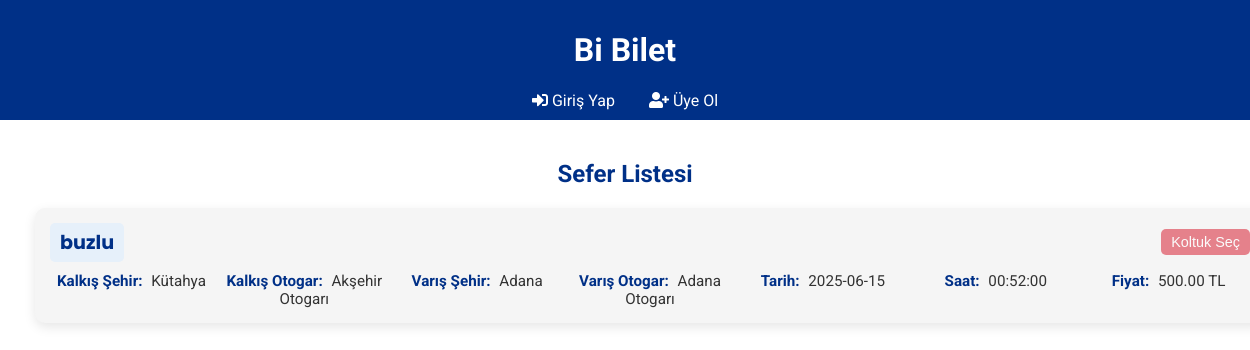
Page /panel/seferler.php?kalkis_id=315 on the committed database.
### tables this page shows
CREATE TABLE `firma_seferler` (
  `id` int(11) NOT NULL,
  `firma_id` int(11) NOT NULL,
  `kalkis_sehir` int(11) NOT NULL,
  `kalkis_otogar` int(11) NOT NULL,
  `varis_sehir` int(11) NOT NULL,
  `varis_otogar` int(11) NOT NULL,
  `tarih` date NOT NULL,
  `saat` time NOT NULL,
  `fiyat` decimal(10,2) NOT NULL
);

CREATE TABLE `firmalar` (
  `id` int(11) NOT NULL,
  `firma_adi` varchar(100) NOT NULL,
  `email` varchar(100) NOT NULL,
  `sifre` varchar(255) NOT NULL,
  `created_at` timestamp NOT NULL DEFAULT current_timestamp()
);

CREATE TABLE `sehirler` (
  `id` int(11) NOT NULL,
  `sehir_adi` varchar(50) NOT NULL
);

CREATE TABLE `otogarlar` (
  `id` int(11) NOT NULL,
  `sehir_id` int(11) NOT NULL,
  `otogar_adi` varchar(100) NOT NULL,
  `sehir_adi` varchar(100) NOT NULL
);

### panel/seferler.php (the view, shortened to what this page needs)
<?php
require '../db/baglanti.php';
try {
    $kalkis_id = isset($_GET['kalkis_id']) ? (int)$_GET['kalkis_id'] : null;
    $varis_id = isset($_GET['varis_id']) ? (int)$_GET['varis_id'] : null;
    $tarih = isset($_GET['tarih']) ? $_GET['tarih'] : null;
    $sql = "SELECT fs.*, s1.sehir_adi AS kalkis_sehir_adi, s2.sehir_adi AS varis_sehir_adi,
            o1.otogar_adi AS kalkis_otogar_adi, o2.otogar_adi AS varis_otogar_adi,
            f.firma_adi AS firma_adi
            FROM firma_seferler fs
            JOIN sehirler s1 ON fs.kalkis_sehir = s1.id
            JOIN sehirler s2 ON fs.varis_sehir = s2.id
            JOIN otogarlar o1 ON fs.kalkis_otogar = o1.id
            JOIN otogarlar o2 ON fs.varis_otogar = o2.id
            LEFT JOIN firmalar f ON fs.firma_id = f.id
            WHERE (:kalkis_id IS NULL OR fs.kalkis_otogar = :kalkis_id)
            AND (:varis_id IS NULL OR fs.varis_otogar = :varis_id)
            AND (:tarih IS NULL OR fs.tarih = :tarih)
            ORDER BY fs.saat ASC";
    $stmt = $conn->prepare($sql);
    $stmt->execute([
        'kalkis_id' => $kalkis_id,
        'varis_id' => $varis_id,
        'tarih' => $tarih
    ]);
    $seferler = $stmt->fetchAll(PDO::FETCH_ASSOC);
} catch (PDOException $e) {
    echo "<script>alert('Veritabanı hatası oluştu. Lütfen daha sonra tekrar deneyin.');</script>";
    exit();
}
?>
<!DOCTYPE html>
<html lang="tr">
<head>
    <link rel="stylesheet" href="https://cdnjs.cloudflare.com/ajax/libs/font-awesome/5.15.4/css/all.min.css">
    <link rel="stylesheet" href="../css/seferler.css">
</head>
<body>
    <header>
        <h1>Bi Bilet</h1>
        <nav>
            <?php if (isset($_SESSION['user_type'])): ?>
                <?php if ($_SESSION['user_type'] === 'musteri'): ?>
                    <a href="kullanici-paneli.php"><i class="fas fa-user"></i> Hesabım</a>
                <?php elseif ($_SESSION['user_type'] === 'firma'): ?>
                    <a href="firma-panel.php"><i class="fas fa-user"></i> Hesabım</a>
                <?php endif; ?>
            <?php else: ?>
                <a href="../uye/giris-yap.php"><i class="fas fa-sign-in-alt"></i> Giriş Yap</a>
                <a href="../uye/kayit-ol.php"><i class="fas fa-user-plus"></i> Üye Ol</a>
            <?php endif; ?>
        </nav>
    </header>
    <main>
        <h2>Sefer Listesi</h2>
        <?php if (empty($seferler)): ?>
            <p class="no-sefer">Bu kriterlere uygun sefer bulunamadı.</p>
        <?php else: ?>
            <div class="sefer-container" id="seferContainer">
                <?php foreach ($seferler as $sefer): ?>
                    <div class="sefer-card" data-sefer-id="<?php echo $sefer['id']; ?>">
                        <div class="sefer-header">
                            <div class="firma-box">
                                <span class="firma-adi"><?php echo htmlspecialchars($sefer['firma_adi'] ?? 'Bilinmeyen Firma'); ?></span>
                            </div>
                            <button class="koltuk-sec-btn" data-sefer-id="<?php echo $sefer['id']; ?>">Koltuk Seç</button>
                        </div>
                        <div class="sefer-details">
                            <div class="detail-item">
                                <span class="label">Kalkış Şehir:</span>
                                <span class="value"><?php echo htmlspecialchars($sefer['kalkis_sehir_adi']); ?></span>
                            </div>
                            <div class="detail-item">
                                <span class="label">Kalkış Otogar:</span>
                                <span class="value"><?php echo htmlspecialchars($sefer['kalkis_otogar_adi']); ?></span>
                            </div>
                            <div class="detail-item">
                                <span class="label">Varış Şehir:</span>
                                <span class="value"><?php echo htmlspecialchars($sefer['varis_sehir_adi']); ?></span>
                            </div>
                            <div class="detail-item">
                                <span class="label">Varış Otogar:</span>
                                <span class="value"><?php echo htmlspecialchars($sefer['varis_otogar_adi']); ?></span>
                            </div>
                            <div class="detail-item">
                                <span class="label">Tarih:</span>
                                <span class="value"><?php echo htmlspecialchars($sefer['tarih']); ?></span>
                            </div>
                            <div class="detail-item">
                                <span class="label">Saat:</span>
                                <span class="value"><?php echo htmlspecialchars($sefer['saat']); ?></span>
                            </div>
                            <div class="detail-item">
                                <span class="label">Fiyat:</span>
                                <span class="value"><?php echo htmlspecialchars($sefer['fiyat']); ?> TL</span>
                            </div>
                        </div>
                    </div>
                <?php endforeach; ?>
            </div>
        <?php endif; ?>
    </main>
</body>
</html>

### css/seferler.css (style rules this page uses)
body { font-family: 'Roboto', sans-serif; margin: 0; padding: 0; background-color: #fff; display: flex; flex-direction: column; align-items: center; min-height: 100vh; }
header { background-color: #003087; color: white; width: 100%; padding: 10px 20px; text-align: center; }
nav a { color: white; text-decoration: none; margin: 0 15px; }
main { flex-grow: 1; width: 100%; max-width: 1200px; padding: 20px; text-align: center; }
h2 { color: #003087; margin-bottom: 20px; }
.sefer-container { display: flex; flex-direction: column; gap: 20px; padding: 0 10px; width: 100%; }
.sefer-card { background-color: #f5f5f5; padding: 15px; border-radius: 10px; box-shadow: 0 4px 12px rgba(0, 0, 0, 0.1); transition: transform 0.2s ease, box-shadow 0.2s ease; position: relative; overflow: hidden; width: 100%; }
.sefer-header { display: flex; justify-content: space-between; align-items: center; margin-bottom: 10px; }
.firma-box { background-color: #e6f0fa; padding: 5px 10px; border-radius: 5px; }
.firma-adi { font-family: 'Poppins', sans-serif; font-weight: 700; font-size: 1.2em; color: #003087; }
.koltuk-sec-btn { background-color: #dc3545; color: white; border: none; padding: 5px 10px; border-radius: 5px; cursor: pointer; font-size: 0.9em; opacity: 0.6; }
.sefer-details { display: flex; flex-wrap: wrap; gap: 10px; justify-content: space-between; }
.detail-item { flex: 1; min-width: 0; font-size: 0.95em; color: #555; }
.detail-item .label { font-weight: 700; color: #003087; margin-right: 5px; }
.detail-item .value { color: #333; }

### rows in the picture
firma_seferler: firma.firma_adi "buzlu", kalkis_sehir.sehir_adi "Kütahya", kalkis_otogar.otogar_adi "Akşehir Otogarı", varis_sehir.sehir_adi "Adana", varis_otogar.otogar_adi "Adana Otogarı", tarih "2025-06-15", saat "00:52:00", fiyat "500.00"
